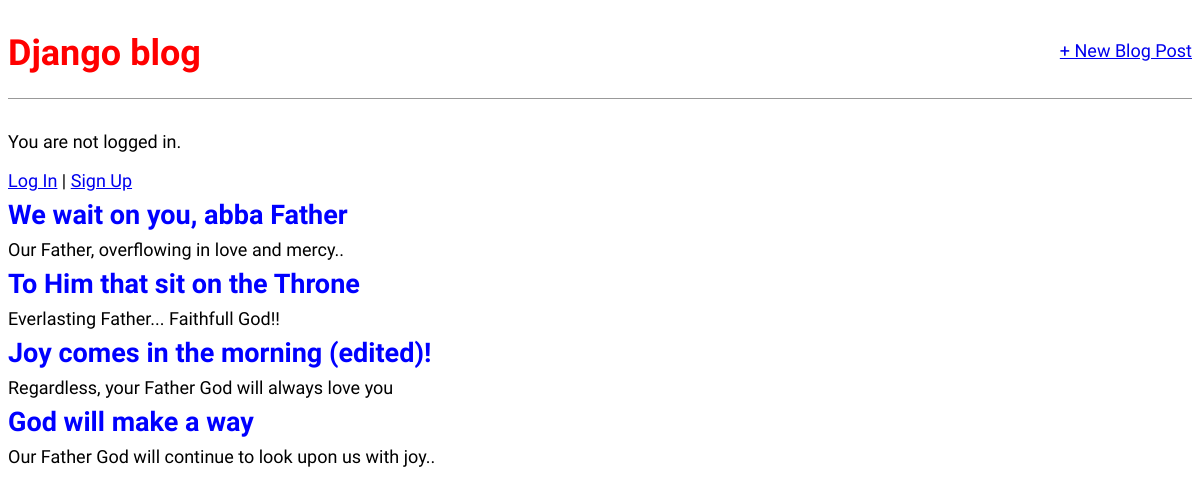
The page / on the database its author committed.
### blog/models.py (models this page shows, shortened)
class Post(models.Model):
    title = models.CharField(max_length=200)
    author = models.ForeignKey(
        'auth.User',
        on_delete=models.CASCADE,
    )
    body = models.TextField()

### blog/views.py (the view)
# urls.py: path("", BlogListView.as_view(), name='home'),
class BlogListView(ListView):
    model = Post
    template_name = 'home.html'

### templates/home.html (shortened to what this page needs)
<!DOCTYPE html>
<html lang="en">
<head>
    {% extends 'base.html' %}
    {% block content %}
    {% for post in post_list %}
        <div class="post-entry">
            <h2><a href="{% url 'post_detail' post.pk %}">{{ post.title }} </a> </h2>
            <p>{{ post.body }}</p>
        </div>
    {% endfor %}
    {% endblock content %}

### static/css/base.css (style rules this page uses)
body { font-family: 'Source Sans Pro', sans-serif; font-size: 18px; }
.post-entry h2 { margin-bottom: 2rem; }
.post-entry h2 { margin: 0.5rem 0; }
.post-entry h2 a, .post-entry h2 a:visited { color: blue; text-decoration: none; }
.post-entry p { margin: 0; font-weight: 400; }

### rows shown on the page
Post: title "We wait on you, abba Father", body "Our Father, overflowing in love and mercy.."
Post: title "To Him that sit on the Throne", body "Everlasting Father... Faithfull God!!"
Post: title "Joy comes in the morning (edited)!", body "Regardless, your Father God will always love you"
Post: title "God will make a way", body "Our Father God will continue to look upon us with joy.."
